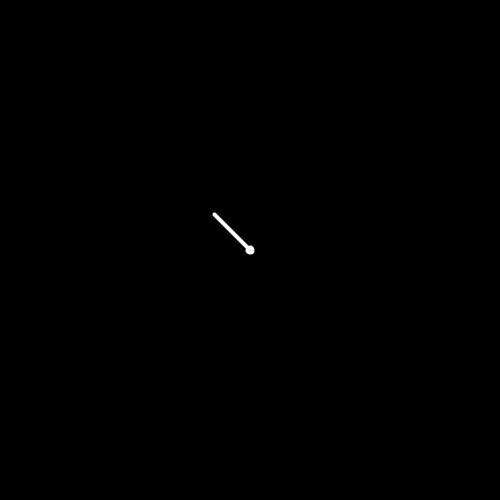
Frame 1 (no input)
Frame 60 (the mouse pressed at the canvas centre just before this capture): identical to frame 1, image omitted
Frame 120 (the mouse held since frame 60 and released just before this capture): blank canvas, image omitted

The Processing sketch that drew this single still picture (run headless with seeded random() and noise(); from frame 60 on, the mouse is pressed at the canvas centre):

// Processing sketch: vector_5
// ── vector_5.pde
void setup()
{size(500,500);
}
void draw()
{background(0);
fill(255);
stroke(255);
strokeWeight(4);

translate(width/2,height/2);
ellipse(0,0,5,5);

PVector mouse=new PVector(mouseX,mouseY);
PVector center=new PVector(width/2,height/2);
mouse.sub(center);
mouse.setMag(50);
line(0,0,mouse.x,mouse.y);
}
